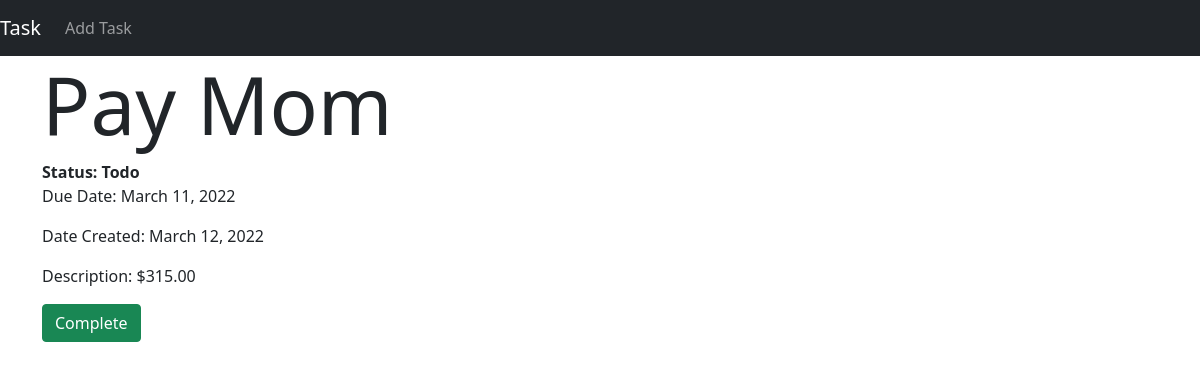
Page /todo/task_detail/2/ on the committed database.
### todo/models.py (models this page shows, shortened)
class Task(models.Model):
    title = models.CharField(max_length=50)
    due_date = models.DateField()
    date_stamp = date.today().strftime("%B %d, %Y")
    description = models.TextField(blank=True)
    complete = models.BooleanField(default=False)

### todo/views.py (the view)
# urls.py: path('task_detail/<int:pk>/', TaskDetailView.as_view(), name= 'task_detail'),
class TaskDetailView(DetailView):
    model = Task

### todo/templates/todo/task_detail.html (shortened to what this page needs)
{% extends 'base.html' %}
{% block content %}
<div class = "container">
    <h1 class = "display-1">{{task.title}}</h1>
    <strong>Status: {{ task.complete|yesno:"Done,Todo" }}</strong>
    <p>Due Date: {{task.due_date}}</p>
    <p>Date Created: {{task.date_stamp}}</p>
    <p>Description: {{task.description}}</p>
    <form action="{% url 'todo:task_update' task.id  %}">
        <button class="btn btn-success">Complete</button>
    </form>
</div>
{% endblock %}

### rows in the picture
Task: title "Pay Mom", complete "Todo", due_date "March 11, 2022", date_stamp "March 12, 2022", description "$315.00"
